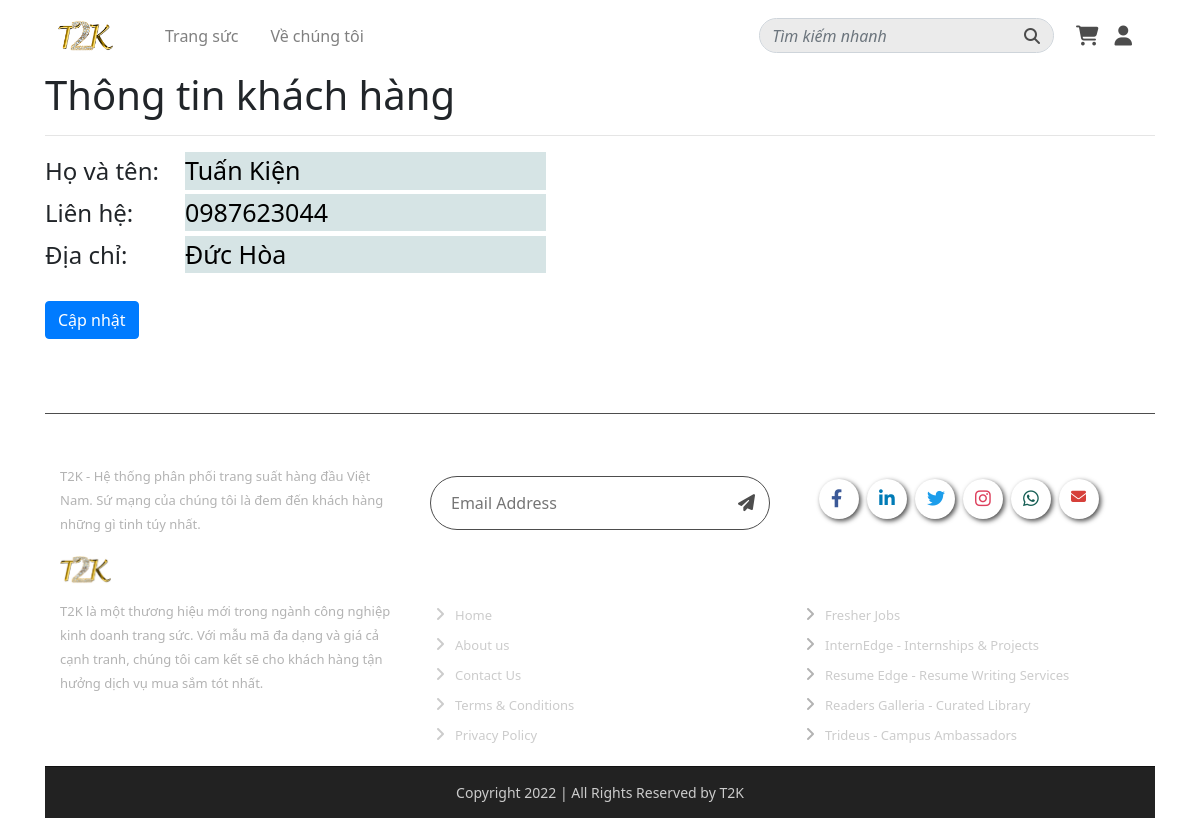
Page /Info (signed in) on the committed database.
### tables this page shows
CREATE TABLE `tbl_user` (
  `user_id` int(10) NOT NULL,
  `username` varchar(50) NOT NULL,
  `password` varchar(300) NOT NULL,
  `user_phone` varchar(15) DEFAULT NULL,
  `user_address` varchar(100) DEFAULT NULL,
  `fullname` varchar(100) NOT NULL,
  `status` bit(1) NOT NULL,
  `role` bit(1) NOT NULL DEFAULT b'0'
);

### mvc/core/Controller.php (called while the page is built, shortened)
<?php
    class Controller{
        public function View($view,$data = []) {
            require_once "mvc/views/".$view.".php";
        }
    }
?>

### mvc/controllers/Info.php (called while the page is built)
<?php
class Info extends Controller {
    protected $userdb;
    public function __construct()
    {
        $this->userdb = $this->Model("UserModel");;
    }
    public function Show()
    {
        $this->View("Layout2",[
            "DB" => $this->userdb->SearchID($_SESSION['user_id']),
            "Page" => "Infopage"
        ]);
    }
}
?>

### mvc/core/App.php (called while the page is built, shortened)
<?php
    class App {
        protected $action="Show";
        function __construct(){
            $arr = $this->UrlProcess();
            if ( $arr != null && file_exists("mvc/controllers/".$arr[0].".php"))
            {
                unset ($arr[0]);
            }
            $this->controller = new $this->controller;
            $this->params = $arr?array_values($arr):[];
            call_user_func_array([$this->controller,$this->action],$this->params);
        }
        function UrlProcess(){
            if( isset($_GET["url"]) ){
                return explode("/", filter_var(trim($_GET["url"], "/")));
            }
        }
    }
?>

### index.php (called while the page is built, shortened)
<?php
    $myApp = new App();
?>

### mvc/core/DB_Module.php (called while the page is built, shortened)
<?php
class DataModel
{
    protected $servername = "localhost";
    protected $username = "root";
    protected $password = "";
    public function __construct()
    {
        $this->con = mysqli_connect($this->servername, $this->username, $this->password);
    }
}

### mvc/models/UserModel.php (called while the page is built, shortened)
<?php
class UserModel extends DataModel{
    public function SearchID($id) {
        $qr = "SELECT * FROM `tbl_user` WHERE `user_id` LIKE '$id'";
        $rows =  mysqli_query($this->con, $qr);
        $arr = array();
        while ($row = mysqli_fetch_array($rows)) {
            $arr[] = $row;
        }
        return json_encode($arr);
    }
}

### mvc/views/pages/Infopage.php (the view, shortened to what this page needs)
<h1>Thông tin khách hàng</h1>
<hr>
<?php
$obj_user = json_decode($data['DB']);
if (count($obj_user) > 0) { ?>
    <form action="" method="post">
        <div class="name-u userf">
            <h4 style="text-align: start; width: 120px;">Họ và tên: </h4>
            <input type="text" style="background-color: #D6E4E5 ; border: none;" id="name" class="infu" value="<?= $obj_user[0]->fullname ?>">
        </div>
        <div class="phone-num-u userf">
            <h4 style="text-align: start; width: 120px;">Liên hệ: </h4>
            <input type="text" style="background-color: #D6E4E5 ; border: none;" id="phone" class="infu" value="<?= $obj_user[0]->user_phone ?>">
        </div>
        <div class="addr-u userf">
            <h4 style="text-align: start; width: 120px;">Địa chỉ:</h4>
            <input type="text" style="background-color: #D6E4E5 ; border: none;" id="address" class="infu" value="<?= $obj_user[0]->user_address ?>">
        </div>
        <button type="submit" id="btnedit" class="btn btn-primary my-4">Cập nhật</button>
    </form>
<?php } ?>

### rows in the picture
tbl_user: fullname "Tuấn Kiện", user_phone "0987623044", user_address "Đức Hòa"
